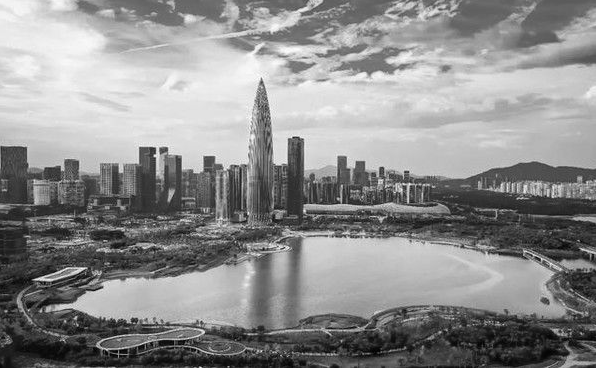
#> input picture opencv_project_practice/Lab2/data/shenzhen_gray.bmp, 596 x 368 px
$ python ex2.py
#> lines starting #> are read from the running program, lines starting #| are printed output that depends on the picture
import cv2
import numpy as np


# Read image
def read_image(path: str):
    '''
    Read image from path
    :param path: The path of image
    :return: The data of image
    '''
#> called with path = 'data/shenzhen_gray.bmp'
    return cv2.imread(path)
#> returned value is the input picture: shape (368, 596, 3); min 1, max 253, mean 141.2


# show the gray ratio histogram
def equalize_image(src: np.ndarray):
    gray_img = cv2.cvtColor(src, cv2.COLOR_BGR2GRAY)
    gray_img = cv2.equalizeHist(gray_img)
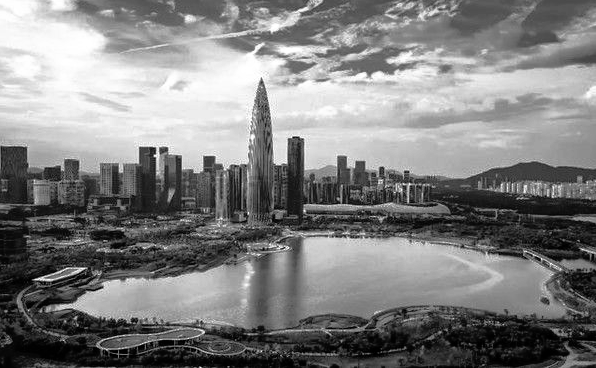
#> gray_img: shape (368, 596); min 0, max 255, mean 128.2
    return gray_img


def calc_the_hist_vector(img: np.ndarray):
    '''
    Calculate the histogram vector of image
    :param img: The data of image
    :return: The histogram vector of image
    '''
    return cv2.calcHist([img], [0], None, [256], [0, 256])


def calc_the_euclidean_distance(vector1: np.ndarray, vector2: np.ndarray):
    '''
    Calculate the Euclidean distance of two vectors
    :param vector1: The first vector
    :param vector2: The second vector
    :return: The Euclidean distance of two vectors
    '''
    return np.sqrt(np.sum(np.square(vector1 - vector2)))


if __name__ == '__main__':
    img = read_image('data/shenzhen_gray.bmp')
    img_equalized = equalize_image(img)
    hist_vector = calc_the_hist_vector(img)
#> hist_vector = 256 values, max 1882 at index 226, min 0 at index 0, mean 856.8
    hist_vector_equalized = calc_the_hist_vector(img_equalized)
#> hist_vector_equalized = 256 values, max 1882 at index 237, min 0 at index 24, mean 856.8
    print(calc_the_euclidean_distance(hist_vector, hist_vector_equalized))
#| 10738.588
